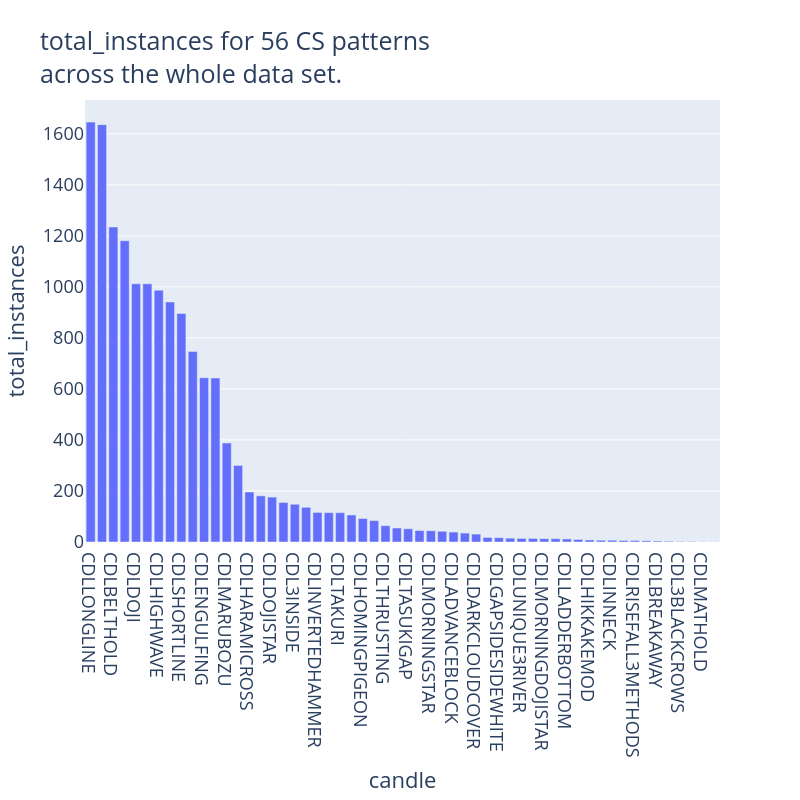

The code cell stored with this chart in its notebook:
### Markdown cell above
We aim to delve into the performance metrics by examining candlestick signals from two perspectives: the total number of instances and those instances where the Wilson-corrected true positive score exceeds 50%. Moreover, for every candlestick pattern, we plan to display the Wilson-corrected true positive score along with their 95% uncertainty interval in a bar chart. This chart will also demarcate trading zones in red, yellow, and green, as follows:

- **Red Zone**: Signals with a true positive score significantly below the 50% threshold are deemed to lack informational content. In fact, such signals are considered contraindicators, suggesting a course of action opposite to what they indicate.

- **Yellow Zone**: True positive scores ranging between 50% and 55% fall into this category. These signals are potential candidates for further exploration, as they might possess some predictive value.

- **Green Zone**: Signals with performance metrics exceeding 55% are regarded as informative, suggesting that they could provide a reliable basis for trading decisions.

This approach allows us to systematically assess the reliability of candlestick patterns in forecasting market movements. By categorizing signals into these zones based on their Wilson-corrected true positive scores, we can more effectively identify patterns that are likely to trigger trading action.

### Code cell
# Plot all patterns, ranked by number of instances
plot_cs_performance(
    df=performance_metrics,
    criterion="total_instances",
    title_suffix="across the whole data set.",
)

### Figure 1 — Plotly figure (JSON) as saved in the notebook; plotly's stock layout.template omitted (floating-point values rounded to 4 significant figures)
{"data": [{"hovertemplate": "candle=%{x}<br>total_instances=%{y}<extra></extra>", "legendgroup": "", "marker": {"color": "#636efa", "pattern": {"shape": ""}}, "name": "", "orientation": "v", "showlegend": false, "textposition": "auto", "type": "bar", "x": ["CDLLONGLINE", "CDLSPINNINGTOP", "CDLBELTHOLD", "CDLCLOSINGMARUBOZU", "CDLDOJI", "CDLLONGLEGGEDDOJI", "CDLHIGHWAVE", "CDLHIKKAKE", "CDLSHORTLINE", "CDLRICKSHAWMAN", "CDLENGULFING", "CDLHARAMI", "CDLMARUBOZU", "CDL3OUTSIDE", "CDLHARAMICROSS", "CDLHANGINGMAN", "CDLDOJISTAR", "CDLHAMMER", "CDL3INSIDE", "CDLMATCHINGLOW", "CDLINVERTEDHAMMER", "CDLDRAGONFLYDOJI", "CDLTAKURI", "CDLGRAVESTONEDOJI", "CDLHOMINGPIGEON", "CDLSHOOTINGSTAR", "CDLTHRUSTING", "CDLXSIDEGAP3METHODS", "CDLTASUKIGAP", "CDLEVENINGSTAR", "CDLMORNINGSTAR", "CDLPIERCING", "CDLADVANCEBLOCK", "CDLSEPARATINGLINES", "CDLDARKCLOUDCOVER", "CDLONNECK", "CDLGAPSIDESIDEWHITE", "CDLSTALLEDPATTERN", "CDLUNIQUE3RIVER", "CDLSTICKSANDWICH", "CDLMORNINGDOJISTAR", "CDLEVENINGDOJISTAR", "CDLLADDERBOTTOM", "CDL2CROWS", "CDLHIKKAKEMOD", "CDLCOUNTERATTACK", "CDLINNECK", "CDL3WHITESOLDIERS", "CDLRISEFALL3METHODS", "CDL3LINESTRIKE", "CDLBREAKAWAY", "CDLTRISTAR", "CDL3BLACKCROWS", "CDLUPSIDEGAP2CROWS", "CDLMATHOLD", "CDLIDENTICAL3CROWS"], "xaxis": "x", "y": [1646, 1636, 1235, 1181, 1012, 1012, 987, 941, 896, 747, 644, 643, 388, 300, 196, 181, 176, 155, 148, 136, 116, 115, 115, 106, 92, 84, 64, 55, 52, 45, 44, 42, 39, 35, 31, 18, 17, 15, 14, 14, 13, 13, 12, 10, 8, 7, 7, 6, 6, 5, 4, 3, 2, 2, 1, 1], "yaxis": "y"}], "layout": {"autosize": false, "barmode": "relative", "font": {"size": 18}, "height": 800, "legend": {"tracegroupgap": 0}, "title": {"text": "total_instances for 56 CS patterns<br>across the whole data set."}, "width": 800, "xaxis": {"anchor": "y", "domain": [0, 1], "title": {"text": "candle"}}, "yaxis": {"anchor": "x", "domain": [0, 1], "title": {"text": "total_instances"}}}}
